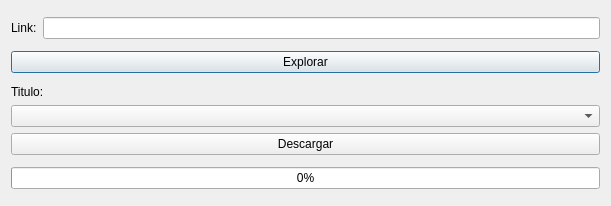
<?xml version="1.0" encoding="UTF-8"?>
<ui version="4.0">
 <class>Dialog</class>
 <widget class="QDialog" name="Dialog">
  <property name="geometry">
   <rect>
    <x>0</x>
    <y>0</y>
    <width>611</width>
    <height>206</height>
   </rect>
  </property>
  <property name="windowTitle">
   <string>Dialog</string>
  </property>
  <layout class="QVBoxLayout" name="verticalLayout_2">
   <item>
    <layout class="QHBoxLayout" name="linkView">
     <item>
      <widget class="QLabel" name="label">
       <property name="sizePolicy">
        <sizepolicy hsizetype="Fixed" vsizetype="Preferred">
         <horstretch>0</horstretch>
         <verstretch>0</verstretch>
        </sizepolicy>
       </property>
       <property name="text">
        <string>Link:</string>
       </property>
      </widget>
     </item>
     <item>
      <widget class="QLineEdit" name="link">
       <property name="sizePolicy">
        <sizepolicy hsizetype="Preferred" vsizetype="Fixed">
         <horstretch>0</horstretch>
         <verstretch>0</verstretch>
        </sizepolicy>
       </property>
      </widget>
     </item>
    </layout>
   </item>
   <item>
    <widget class="QPushButton" name="explore">
     <property name="text">
      <string>Explorar</string>
     </property>
    </widget>
   </item>
   <item>
    <layout class="QVBoxLayout" name="verticalLayout_3">
     <item>
      <layout class="QHBoxLayout" name="horizontalLayout">
       <item>
        <widget class="QLabel" name="titleLabel">
         <property name="sizePolicy">
          <sizepolicy hsizetype="Fixed" vsizetype="Fixed">
           <horstretch>0</horstretch>
           <verstretch>0</verstretch>
          </sizepolicy>
         </property>
         <property name="text">
          <string>Titulo:</string>
         </property>
        </widget>
       </item>
       <item>
        <widget class="QLabel" name="title">
         <property name="sizePolicy">
          <sizepolicy hsizetype="Preferred" vsizetype="Fixed">
           <horstretch>0</horstretch>
           <verstretch>0</verstretch>
          </sizepolicy>
         </property>
         <property name="text">
          <string/>
         </property>
        </widget>
       </item>
      </layout>
     </item>
     <item>
      <widget class="QComboBox" name="quality"/>
     </item>
     <item>
      <widget class="QPushButton" name="dl">
       <property name="text">
        <string>Descargar</string>
       </property>
      </widget>
     </item>
    </layout>
   </item>
   <item>
    <layout class="QHBoxLayout" name="horizontalLayout_2">
     <item>
      <layout class="QVBoxLayout" name="verticalLayout">
       <item>
        <widget class="QProgressBar" name="progressBar">
         <property name="value">
          <number>0</number>
         </property>
        </widget>
       </item>
      </layout>
     </item>
    </layout>
   </item>
  </layout>
 </widget>
 <resources>
  <include location="../res.qrc"/>
 </resources>
 <connections/>
</ui>
